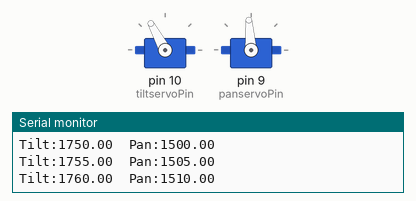
Bench run of a sketch on a simulated Arduino Uno, built with avr-gcc and run on an emulated ATmega328P. Shown: 2 × servo, the last lines printed to the serial monitor.

Above: at 0.05 s.
At 1.9 s:
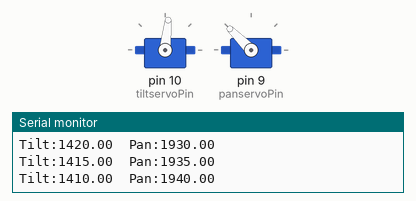
At 3.8 s:
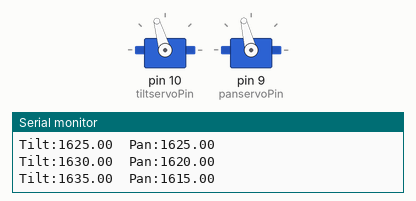
At 7.95 s:
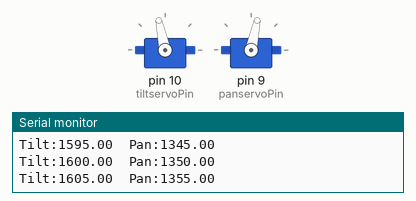
Timing chart, 0 to 11.1 s (numbered marks = the images above):
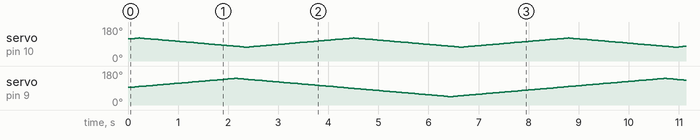

The sketch:

TiltPan2.ino
```cpp
#include <Servo.h>

const int tiltservoPin = 10;
const int panservoPin = 9;

Servo tiltservo, panservo;

// Set up initial values and range of motion.  Use microseconds
float tiltpulse = 1750;
float tiltmin = 1300;
float tiltmax = 1800;

float panpulse = 1500;
float panmin = 1000;
float panmax = 2000;

// Set up parameters for moving servos.
int pandir = 1;
int tiltdir = 1;
float tiltrate = 5;
float panrate = 5;


void setup() {
  // Attach output pins to servos.
  tiltservo.attach( tiltservoPin);
  panservo.attach( panservoPin);
  // May want to debug our pan, tilt settings.
  Serial.begin( 115200);
}

void printangles() {
  Serial.print( "Tilt:");
  Serial.print( tiltpulse);
  Serial.print( "  Pan:");
  Serial.print( panpulse);
  Serial.println();
}


void loop() {
  // put your main code here, to run repeatedly:
  printangles();

  // To write microsecond values, use servo.write( us)
  // To write degree values, use servo.write( degr)
  tiltservo.write( (int)tiltpulse);
  panservo.write( (int)panpulse);

  // Update servo angles based on their current
  // direction and rate
  tiltpulse += (tiltdir * tiltrate);
  panpulse += (pandir * panrate);

  // Change direction at min or max values
  if (tiltpulse >= tiltmax) tiltdir = -1;
  if (tiltpulse <= tiltmin) tiltdir = 1;

  if (panpulse >= panmax) pandir = -1;
  if (panpulse <= panmin) pandir = 1;

  // Update servo values at 50 Hz
  delay (20);
}
```
